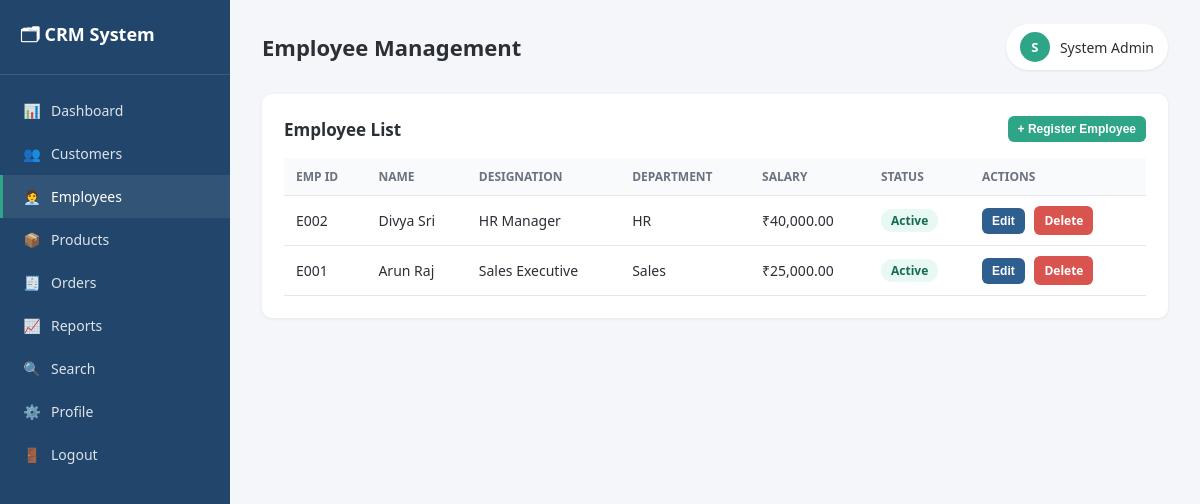
The app's page /employees.php (signed in) with its own data.
### tables this page shows
CREATE TABLE IF NOT EXISTS employees (
    id INT AUTO_INCREMENT PRIMARY KEY,
    employee_code VARCHAR(20) NOT NULL UNIQUE,    
    name VARCHAR(100) NOT NULL,
    email VARCHAR(100) DEFAULT NULL,
    phone VARCHAR(20) DEFAULT NULL,
    designation VARCHAR(100) DEFAULT NULL,
    department VARCHAR(100) DEFAULT NULL,
    salary DECIMAL(10,2) DEFAULT 0,
    joining_date DATE DEFAULT NULL,
    status ENUM('Active','Inactive') DEFAULT 'Active',
    created_at TIMESTAMP DEFAULT CURRENT_TIMESTAMP
);

### config.php (called while the page is built, shortened)
<?php
function h($str) {
    return htmlspecialchars($str ?? '', ENT_QUOTES, 'UTF-8');
}

### employees.php (the view, shortened to what this page needs)
<?php
require_once 'config.php';
$employees = $conn->query("SELECT * FROM employees ORDER BY id DESC");
?>
<!DOCTYPE html>
<html lang="en">
<head>
<link rel="stylesheet" href="assets/css/style.css">
</head>
<body>
<div class="app-shell">
  <?php include 'includes/sidebar.php'; ?>
  <main class="main">
    <?php include 'includes/topbar.php'; ?>
    <div class="card">
      <div class="card-header">
        <h3>Employee List</h3>
        <button class="btn btn-success btn-sm" onclick="document.getElementById('addModal').classList.add('show')">+ Register Employee</button>
      </div>
      <table class="data-table">
        <thead>
          <tr><th>Emp ID</th><th>Name</th><th>Designation</th><th>Department</th><th>Salary</th><th>Status</th><th>Actions</th></tr>
        </thead>
        <tbody>
        <?php if ($employees->num_rows === 0): ?>
          <tr><td colspan="7">No employees found.</td></tr>
        <?php else: while ($e = $employees->fetch_assoc()): ?>
          <tr>
            <td><?= h($e['employee_code']) ?></td>
            <td><?= h($e['name']) ?></td>
            <td><?= h($e['designation']) ?></td>
            <td><?= h($e['department']) ?></td>
            <td>₹<?= number_format($e['salary'], 2) ?></td>
            <td><span class="badge badge-<?= strtolower($e['status']) ?>"><?= h($e['status']) ?></span></td>
            <td class="action-icons">
              <button class="btn btn-primary btn-sm" onclick='openEdit(<?= json_encode($e) ?>)'>Edit</button>
              <a class="btn btn-danger btn-sm" href="employees.php?delete=<?= $e['id'] ?>" onclick="return confirm('Delete this employee?')">Delete</a>
            </td>
          </tr>
        <?php endwhile; endif; ?>
        </tbody>
      </table>
    </div>
  </main>
</div>
</body>
</html>

### assets/css/style.css (style rules this page uses)
:root { --primary: #2f5f8f; --primary-dark: #21456b; --accent: #2fa587; --bg: #f4f6f9; --card-bg: #ffffff; --text: #2b2f36; --muted: #6b7280; --border: #e3e7ec; --danger: #d9534f; --warning: #e0a800; --sidebar-width: 230px; }
* { box-sizing: border-box; }
body { margin: 0; font-family: 'Segoe UI', Roboto, Arial, sans-serif; background: var(--bg); color: var(--text); }
a { text-decoration: none; color: inherit; }
.btn { display: inline-block; padding: 10px 18px; border-radius: 6px; border: none; cursor: pointer; font-size: 14px; font-weight: 600; transition: background 0.2s, transform .05s; }
.btn-primary { background: var(--primary); color: #fff; }
.btn-success { background: var(--accent); color: #fff; }
.btn-danger { background: var(--danger); color: #fff; }
.btn-sm { padding: 6px 10px; font-size: 12px; }
.app-shell { display: flex; min-height: 100vh; }
.main { margin-left: var(--sidebar-width); flex: 1; padding: 24px 32px; width: calc(100% - var(--sidebar-width)); }
.card { background: var(--card-bg); border-radius: 10px; padding: 22px; box-shadow: 0 1px 4px rgba(0,0,0,0.06); margin-bottom: 24px; }
.card-header { display: flex; justify-content: space-between; align-items: center; margin-bottom: 16px; flex-wrap: wrap; gap: 10px; }
.card-header h3 { margin: 0; font-size: 17px; }
table.data-table { width: 100%; border-collapse: collapse; font-size: 14px; }
table.data-table th, table.data-table td { padding: 10px 12px; text-align: left; border-bottom: 1px solid var(--border); }
table.data-table th { background: #f8fafc; font-weight: 600; color: var(--muted); font-size: 12px; text-transform: uppercase; }
.badge { display: inline-block; padding: 3px 10px; border-radius: 20px; font-size: 12px; font-weight: 600; }
.badge-active, .badge-delivered { background: #e8f8f2; color: #146c50; }
.action-icons a, .action-icons button { margin-right: 6px; }

### records on screen
employees: employee_code "E002", name "Divya Sri", designation "HR Manager", department "HR", salary "40,000.00", status "Active"
employees: employee_code "E001", name "Arun Raj", designation "Sales Executive", department "Sales", salary "25,000.00", status "Active"

### other values on screen
$page_title "Employee Management"
$initials "S"
$_SESSION['admin_name'] "System Admin"
